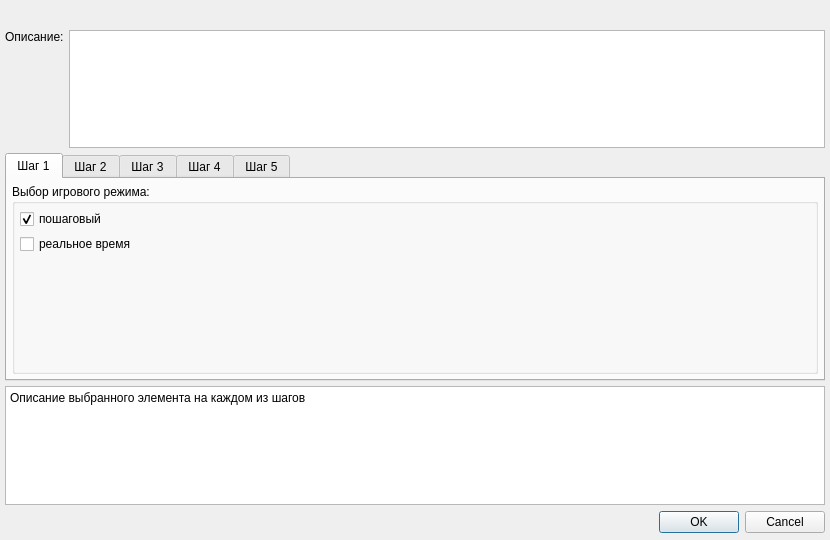
<?xml version="1.0" encoding="UTF-8"?>
<ui version="4.0">
 <class>NewMap</class>
 <widget class="QDialog" name="NewMap">
  <property name="geometry">
   <rect>
    <x>0</x>
    <y>0</y>
    <width>830</width>
    <height>540</height>
   </rect>
  </property>
  <property name="windowTitle">
   <string>Dialog</string>
  </property>
  <layout class="QVBoxLayout" name="verticalLayout_7">
   <property name="spacing">
    <number>5</number>
   </property>
   <property name="leftMargin">
    <number>5</number>
   </property>
   <property name="topMargin">
    <number>5</number>
   </property>
   <property name="rightMargin">
    <number>5</number>
   </property>
   <property name="bottomMargin">
    <number>5</number>
   </property>
   <item>
    <layout class="QHBoxLayout" name="horizontalLayout">
     <item>
      <widget class="ExtLineEdit" name="widget" native="true">
       <property name="minimumSize">
        <size>
         <width>0</width>
         <height>20</height>
        </size>
       </property>
      </widget>
     </item>
    </layout>
   </item>
   <item>
    <layout class="QHBoxLayout" name="horizontalLayout_2">
     <item>
      <widget class="QLabel" name="label_3">
       <property name="text">
        <string>Описание:</string>
       </property>
       <property name="alignment">
        <set>Qt::AlignLeading|Qt::AlignLeft|Qt::AlignTop</set>
       </property>
      </widget>
     </item>
     <item>
      <widget class="QPlainTextEdit" name="plainTextEdit"/>
     </item>
    </layout>
   </item>
   <item>
    <widget class="QTabWidget" name="tabWidget">
     <property name="currentIndex">
      <number>0</number>
     </property>
     <widget class="QWidget" name="tab">
      <attribute name="title">
       <string>Шаг 1</string>
      </attribute>
      <layout class="QHBoxLayout" name="horizontalLayout_3">
       <property name="spacing">
        <number>5</number>
       </property>
       <property name="leftMargin">
        <number>5</number>
       </property>
       <property name="topMargin">
        <number>5</number>
       </property>
       <property name="rightMargin">
        <number>5</number>
       </property>
       <property name="bottomMargin">
        <number>5</number>
       </property>
       <item>
        <widget class="QGroupBox" name="groupBox">
         <property name="title">
          <string>Выбор игрового режима:</string>
         </property>
         <layout class="QVBoxLayout" name="verticalLayout_5">
          <property name="spacing">
           <number>5</number>
          </property>
          <property name="leftMargin">
           <number>5</number>
          </property>
          <property name="topMargin">
           <number>5</number>
          </property>
          <property name="rightMargin">
           <number>5</number>
          </property>
          <property name="bottomMargin">
           <number>5</number>
          </property>
          <item>
           <widget class="QCheckBox" name="checkBox">
            <property name="text">
             <string>пошаговый</string>
            </property>
            <property name="checked">
             <bool>true</bool>
            </property>
           </widget>
          </item>
          <item>
           <widget class="QCheckBox" name="checkBox_2">
            <property name="text">
             <string>реальное время</string>
            </property>
           </widget>
          </item>
          <item>
           <spacer name="verticalSpacer">
            <property name="orientation">
             <enum>Qt::Vertical</enum>
            </property>
            <property name="sizeHint" stdset="0">
             <size>
              <width>20</width>
              <height>40</height>
             </size>
            </property>
           </spacer>
          </item>
         </layout>
        </widget>
       </item>
      </layout>
     </widget>
     <widget class="QWidget" name="tab_2">
      <attribute name="title">
       <string>Шаг 2</string>
      </attribute>
      <layout class="QVBoxLayout" name="verticalLayout_3">
       <property name="spacing">
        <number>5</number>
       </property>
       <property name="leftMargin">
        <number>5</number>
       </property>
       <property name="topMargin">
        <number>5</number>
       </property>
       <property name="rightMargin">
        <number>5</number>
       </property>
       <property name="bottomMargin">
        <number>5</number>
       </property>
       <item>
        <widget class="QGroupBox" name="groupBox_2">
         <property name="title">
          <string>Тип ячейки на карте:</string>
         </property>
         <layout class="QVBoxLayout" name="verticalLayout">
          <property name="spacing">
           <number>5</number>
          </property>
          <property name="leftMargin">
           <number>5</number>
          </property>
          <property name="topMargin">
           <number>5</number>
          </property>
          <property name="rightMargin">
           <number>5</number>
          </property>
          <property name="bottomMargin">
           <number>5</number>
          </property>
          <item>
           <widget class="QCheckBox" name="checkBox_3">
            <property name="text">
             <string>тайловая</string>
            </property>
            <property name="checked">
             <bool>true</bool>
            </property>
           </widget>
          </item>
          <item>
           <widget class="QCheckBox" name="checkBox_4">
            <property name="text">
             <string>гексогональная</string>
            </property>
           </widget>
          </item>
          <item>
           <widget class="QCheckBox" name="checkBox_5">
            <property name="text">
             <string>фрактальная</string>
            </property>
           </widget>
          </item>
         </layout>
        </widget>
       </item>
       <item>
        <widget class="QGroupBox" name="groupBox_3">
         <property name="title">
          <string>Размеры карты:</string>
         </property>
         <layout class="QVBoxLayout" name="verticalLayout_2">
          <property name="spacing">
           <number>5</number>
          </property>
          <property name="leftMargin">
           <number>5</number>
          </property>
          <property name="topMargin">
           <number>5</number>
          </property>
          <property name="rightMargin">
           <number>5</number>
          </property>
          <property name="bottomMargin">
           <number>5</number>
          </property>
          <item>
           <layout class="QHBoxLayout" name="horizontalLayout_6">
            <item>
             <layout class="QHBoxLayout" name="horizontalLayout_4">
              <item>
               <widget class="QLabel" name="label_5">
                <property name="text">
                 <string>X:</string>
                </property>
               </widget>
              </item>
              <item>
               <widget class="QLineEdit" name="lineEdit_2"/>
              </item>
             </layout>
            </item>
            <item>
             <spacer name="horizontalSpacer">
              <property name="orientation">
               <enum>Qt::Horizontal</enum>
              </property>
              <property name="sizeHint" stdset="0">
               <size>
                <width>40</width>
                <height>20</height>
               </size>
              </property>
             </spacer>
            </item>
            <item>
             <layout class="QHBoxLayout" name="horizontalLayout_5">
              <item>
               <widget class="QLabel" name="label_6">
                <property name="text">
                 <string>Y:</string>
                </property>
               </widget>
              </item>
              <item>
               <widget class="QLineEdit" name="lineEdit_3"/>
              </item>
             </layout>
            </item>
           </layout>
          </item>
          <item>
           <widget class="QCheckBox" name="checkBox_6">
            <property name="text">
             <string>однослойная</string>
            </property>
           </widget>
          </item>
         </layout>
        </widget>
       </item>
      </layout>
     </widget>
     <widget class="QWidget" name="tab_3">
      <attribute name="title">
       <string>Шаг 3</string>
      </attribute>
      <layout class="QHBoxLayout" name="horizontalLayout_8">
       <property name="spacing">
        <number>5</number>
       </property>
       <property name="leftMargin">
        <number>5</number>
       </property>
       <property name="topMargin">
        <number>5</number>
       </property>
       <property name="rightMargin">
        <number>5</number>
       </property>
       <property name="bottomMargin">
        <number>5</number>
       </property>
       <item>
        <widget class="QGroupBox" name="groupBox_4">
         <property name="title">
          <string>Логический уровень карты:</string>
         </property>
         <layout class="QVBoxLayout" name="verticalLayout_4">
          <property name="spacing">
           <number>5</number>
          </property>
          <property name="leftMargin">
           <number>5</number>
          </property>
          <property name="topMargin">
           <number>5</number>
          </property>
          <property name="rightMargin">
           <number>5</number>
          </property>
          <property name="bottomMargin">
           <number>5</number>
          </property>
          <item>
           <widget class="QCheckBox" name="checkBox_7">
            <property name="text">
             <string>тактическая (боевая)</string>
            </property>
           </widget>
          </item>
          <item>
           <widget class="QCheckBox" name="checkBox_8">
            <property name="text">
             <string>стратегическая</string>
            </property>
           </widget>
          </item>
          <item>
           <widget class="QCheckBox" name="checkBox_9">
            <property name="text">
             <string>глобальная (мировая)</string>
            </property>
           </widget>
          </item>
          <item>
           <spacer name="verticalSpacer_2">
            <property name="orientation">
             <enum>Qt::Vertical</enum>
            </property>
            <property name="sizeHint" stdset="0">
             <size>
              <width>20</width>
              <height>40</height>
             </size>
            </property>
           </spacer>
          </item>
         </layout>
        </widget>
       </item>
      </layout>
     </widget>
     <widget class="QWidget" name="tab_4">
      <attribute name="title">
       <string>Шаг 4</string>
      </attribute>
      <layout class="QHBoxLayout" name="horizontalLayout_7">
       <property name="spacing">
        <number>5</number>
       </property>
       <property name="leftMargin">
        <number>5</number>
       </property>
       <property name="topMargin">
        <number>5</number>
       </property>
       <property name="rightMargin">
        <number>5</number>
       </property>
       <property name="bottomMargin">
        <number>5</number>
       </property>
       <item>
        <widget class="QGroupBox" name="groupBox_6">
         <property name="title">
          <string>изменение погодных условий</string>
         </property>
         <property name="checkable">
          <bool>true</bool>
         </property>
        </widget>
       </item>
       <item>
        <widget class="QGroupBox" name="groupBox_5">
         <property name="title">
          <string>смена дня и ночи</string>
         </property>
         <property name="checkable">
          <bool>true</bool>
         </property>
        </widget>
       </item>
       <item>
        <widget class="QGroupBox" name="groupBox_7">
         <property name="title">
          <string>смена сезонов</string>
         </property>
         <property name="checkable">
          <bool>true</bool>
         </property>
        </widget>
       </item>
      </layout>
     </widget>
     <widget class="QWidget" name="tab_5">
      <attribute name="title">
       <string>Шаг 5</string>
      </attribute>
      <layout class="QVBoxLayout" name="verticalLayout_6">
       <property name="spacing">
        <number>5</number>
       </property>
       <property name="leftMargin">
        <number>5</number>
       </property>
       <property name="topMargin">
        <number>5</number>
       </property>
       <property name="rightMargin">
        <number>5</number>
       </property>
       <property name="bottomMargin">
        <number>5</number>
       </property>
       <item>
        <widget class="QGroupBox" name="groupBox_8">
         <property name="title">
          <string>Генерация произвольного ландшафта:</string>
         </property>
         <property name="checkable">
          <bool>true</bool>
         </property>
        </widget>
       </item>
      </layout>
     </widget>
    </widget>
   </item>
   <item>
    <widget class="QPlainTextEdit" name="plainTextEdit_2">
     <property name="plainText">
      <string>Описание выбранного элемента на каждом из шагов</string>
     </property>
    </widget>
   </item>
   <item>
    <widget class="QDialogButtonBox" name="buttonBox">
     <property name="minimumSize">
      <size>
       <width>0</width>
       <height>25</height>
      </size>
     </property>
     <property name="orientation">
      <enum>Qt::Horizontal</enum>
     </property>
     <property name="standardButtons">
      <set>QDialogButtonBox::Cancel|QDialogButtonBox::Ok</set>
     </property>
     <property name="centerButtons">
      <bool>false</bool>
     </property>
    </widget>
   </item>
  </layout>
 </widget>
 <customwidgets>
  <customwidget>
   <class>ExtLineEdit</class>
   <extends>QWidget</extends>
   <header location="global">plugins/ext_lineedit/ext_lineedit.h</header>
   <container>1</container>
  </customwidget>
 </customwidgets>
 <resources/>
 <connections>
  <connection>
   <sender>buttonBox</sender>
   <signal>accepted()</signal>
   <receiver>NewMap</receiver>
   <slot>accept()</slot>
   <hints>
    <hint type="sourcelabel">
     <x>248</x>
     <y>254</y>
    </hint>
    <hint type="destinationlabel">
     <x>157</x>
     <y>274</y>
    </hint>
   </hints>
  </connection>
  <connection>
   <sender>buttonBox</sender>
   <signal>rejected()</signal>
   <receiver>NewMap</receiver>
   <slot>reject()</slot>
   <hints>
    <hint type="sourcelabel">
     <x>316</x>
     <y>260</y>
    </hint>
    <hint type="destinationlabel">
     <x>286</x>
     <y>274</y>
    </hint>
   </hints>
  </connection>
 </connections>
</ui>
